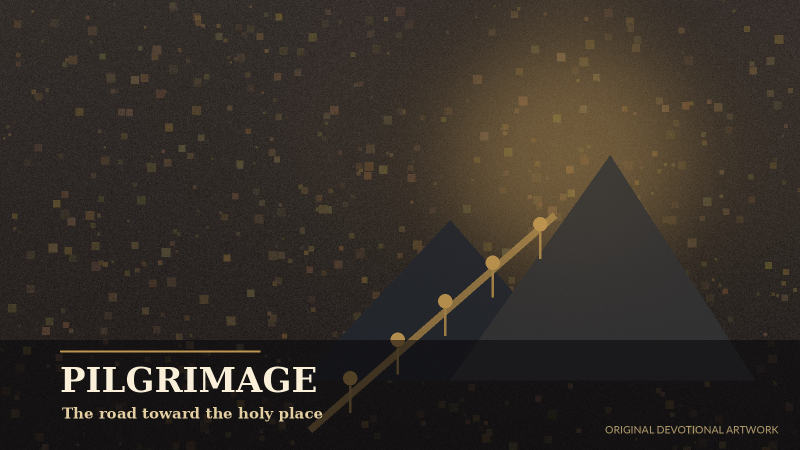
#> input picture assets/art/history-04-pilgrimage.jpg, 1600 x 900 px (shown at 1/2 size)
$ python -i generate_art.py   (imports and definitions only)
#> lines starting #> are read from the running program, lines starting #| are printed output that depends on the picture
#!/usr/bin/env python3
from pathlib import Path
from PIL import Image, ImageDraw, ImageFont, ImageFilter
import numpy as np
import math, random

ROOT = Path(__file__).resolve().parents[1]
OUT = ROOT / 'assets' / 'art'
# [1 line not run here, left out]
W, H = 1600, 900
SERIF = '/usr/share/fonts/truetype/dejavu/DejaVuSerif-Bold.ttf'
SANS = '/usr/share/fonts/truetype/lato/Lato-Medium.ttf'

SCENES = [
    ('month-01-theophany.jpg', 'THEOPHANY', 'Light upon the waters', (18,50,78), (181,134,47), 'water'),
    ('month-02-temple.jpg', 'THE MEETING', 'A light for revelation', (49,33,61), (198,153,73), 'temple'),
    ('month-03-lent.jpg', 'GREAT LENT', 'Return in stillness', (48,31,35), (145,93,51), 'lent'),
    ('month-04-pascha.jpg', 'PASCHA', 'Christ is risen', (61,17,25), (224,179,79), 'pascha'),
    ('month-05-ascension.jpg', 'ASCENSION', 'Lift up your hearts', (35,67,91), (218,189,113), 'ascension'),
    ('month-06-pentecost.jpg', 'PENTECOST', 'The Spirit gives life', (28,63,47), (218,155,67), 'pentecost'),
    ('month-07-apostles.jpg', 'APOSTLES', 'Sent into all the world', (35,48,69), (191,136,55), 'apostles'),
    ('month-08-transfiguration.jpg', 'TRANSFIGURATION', 'The uncreated light', (50,72,91), (232,203,128), 'mountain'),
    ('month-09-cross.jpg', 'THE PRECIOUS CROSS', 'Before Thy Cross we bow down', (67,20,26), (203,159,66), 'cross'),
    ('month-10-protection.jpg', 'THE PROTECTION', 'Shelter under mercy', (37,57,79), (199,162,92), 'veil'),
    ('month-11-archangels.jpg', 'THE BODILESS POWERS', 'Messengers of the Most High', (28,36,63), (211,169,82), 'angels'),
    ('month-12-nativity.jpg', 'THE NATIVITY', 'Glory to God in the highest', (28,34,56), (215,176,83), 'nativity'),
    ('witness-01-catacomb.jpg', 'THE WITNESSES', 'Faith beneath the empire', (48,29,30), (175,120,54), 'catacomb'),
    ('witness-02-lamps.jpg', 'THE MARTYRS', 'Their lamps were not extinguished', (32,31,38), (204,147,62), 'lamps'),
    ('history-01-council.jpg', 'COUNCIL', 'The Church gathers in truth', (41,48,61), (190,147,77), 'council'),
    ('history-02-manuscript.jpg', 'MANUSCRIPT', 'Memory written by hand', (53,38,29), (205,162,89), 'manuscript'),
    ('history-03-monastery.jpg', 'MONASTERY', 'Prayer across the centuries', (34,51,53), (185,149,83), 'monastery'),
    ('history-04-pilgrimage.jpg', 'PILGRIMAGE', 'The road toward the holy place', (52,46,43), (204,160,84), 'pilgrimage'),
]

def font(path, size):
    return ImageFont.truetype(path, size)

TITLE = font(SERIF, 68)
SUB = font(SERIF, 30)
SMALL = font(SANS, 21)

# [132 lines left out: functions gradient, mosaic, glow_layer, cross, dome, mountain and 1 more, not called in this run]

def make(scene):
    filename,title,subtitle,base,gold,kind=scene
    img=gradient(base,gold).convert('RGBA')
    draw_scene(img,kind,gold,hash(filename)&0xffff)
    overlay=Image.new('RGBA',(W,H),(0,0,0,0)); d=ImageDraw.Draw(overlay)
    d.rectangle((0,H-220,W,H),fill=(8,7,10,145))
    d.line((120,H-198,520,H-198),fill=gold+(235,),width=4)
    d.text((120,H-180),title,font=TITLE,fill=(250,240,218,255))
    d.text((124,H-92),subtitle,font=SUB,fill=(228,207,162,255))
    d.text((W-390,H-54),'ORIGINAL DEVOTIONAL ARTWORK',font=SMALL,fill=(215,190,132,190))
    img.alpha_composite(overlay)
    img=img.convert('RGB')
    out=OUT/filename
    img.save(out,'JPEG',quality=93,subsampling=0,optimize=True,progressive=True)
    print(filename, out.stat().st_size)

# [2 lines not run here, left out]

>>> import cv2
>>> picture = cv2.imread('../assets/art/history-04-pilgrimage.jpg', cv2.IMREAD_GRAYSCALE)
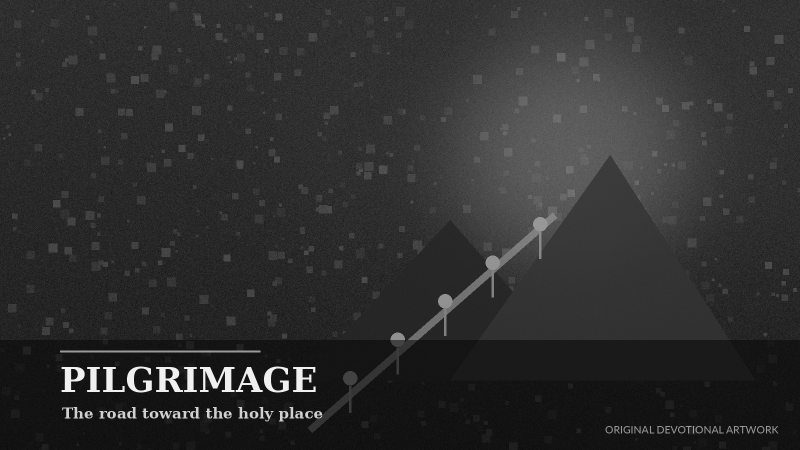
#> picture: shape (900, 1600) (shown at 1/2 size); min 0, max 251, mean 46.7
#> (the run stopped early here; a loop or call above may not have finished)

$ run again, on assets/art/history-01-council.jpg
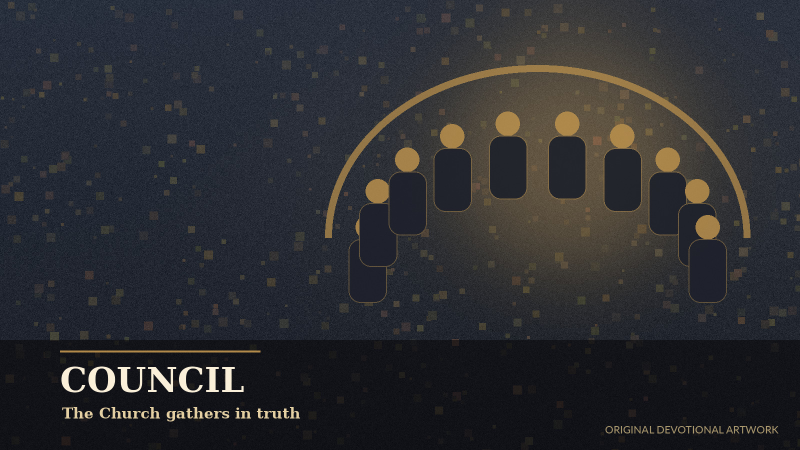
#> input picture assets/art/history-01-council.jpg, 1600 x 900 px (shown at 1/2 size)
#> `picture = cv2.imread('../assets/art/history-04-pilgrimage.jpg', cv2.IM..`:
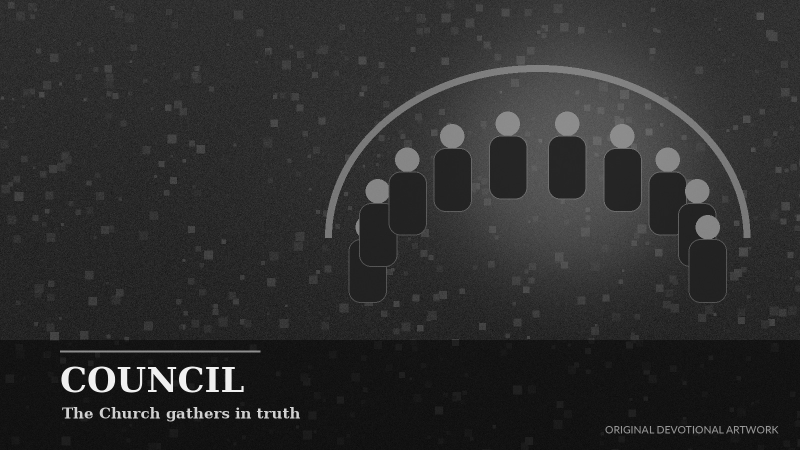
#> picture: shape (900, 1600) (shown at 1/2 size); min 0, max 250, mean 45.1

$ run again, on assets/art/history-02-manuscript.jpg
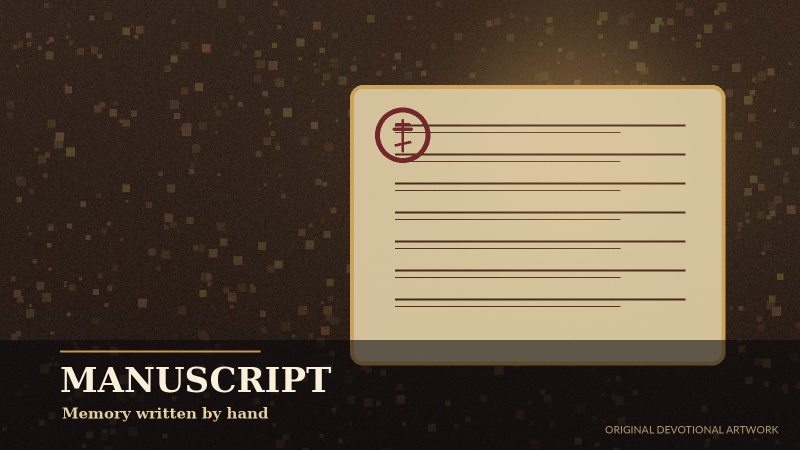
#> input picture assets/art/history-02-manuscript.jpg, 1600 x 900 px (shown at 1/2 size)
#> `picture = cv2.imread('../assets/art/history-04-pilgrimage.jpg', cv2.IM..`:
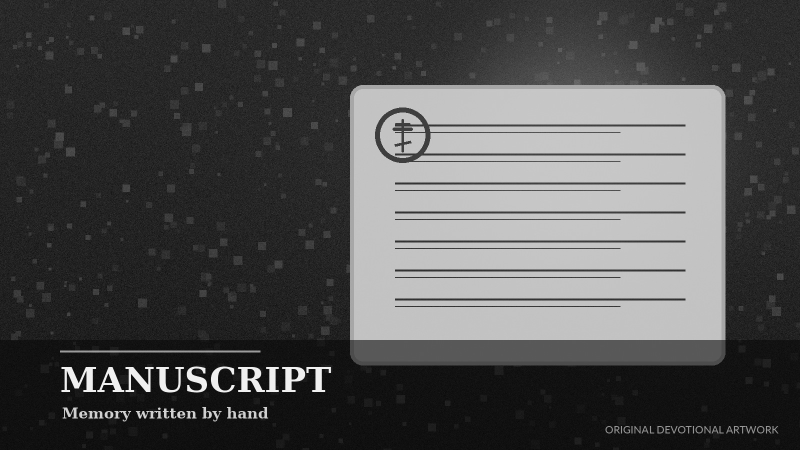
#> picture: shape (900, 1600) (shown at 1/2 size); min 0, max 250, mean 78.2

$ run again, on assets/art/history-03-monastery.jpg
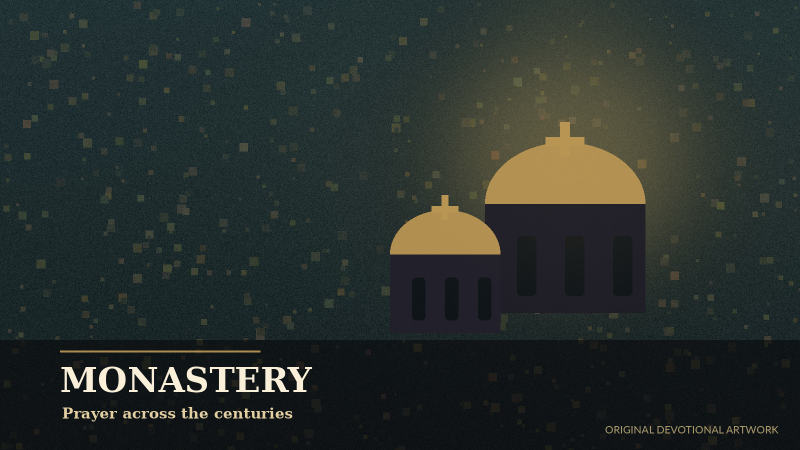
#> input picture assets/art/history-03-monastery.jpg, 1600 x 900 px (shown at 1/2 size)
#> `picture = cv2.imread('../assets/art/history-04-pilgrimage.jpg', cv2.IM..`:
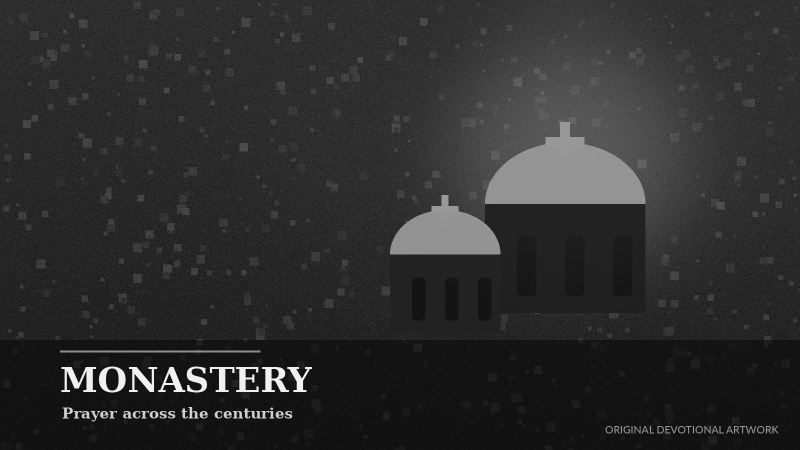
#> picture: shape (900, 1600) (shown at 1/2 size); min 0, max 251, mean 45.5
